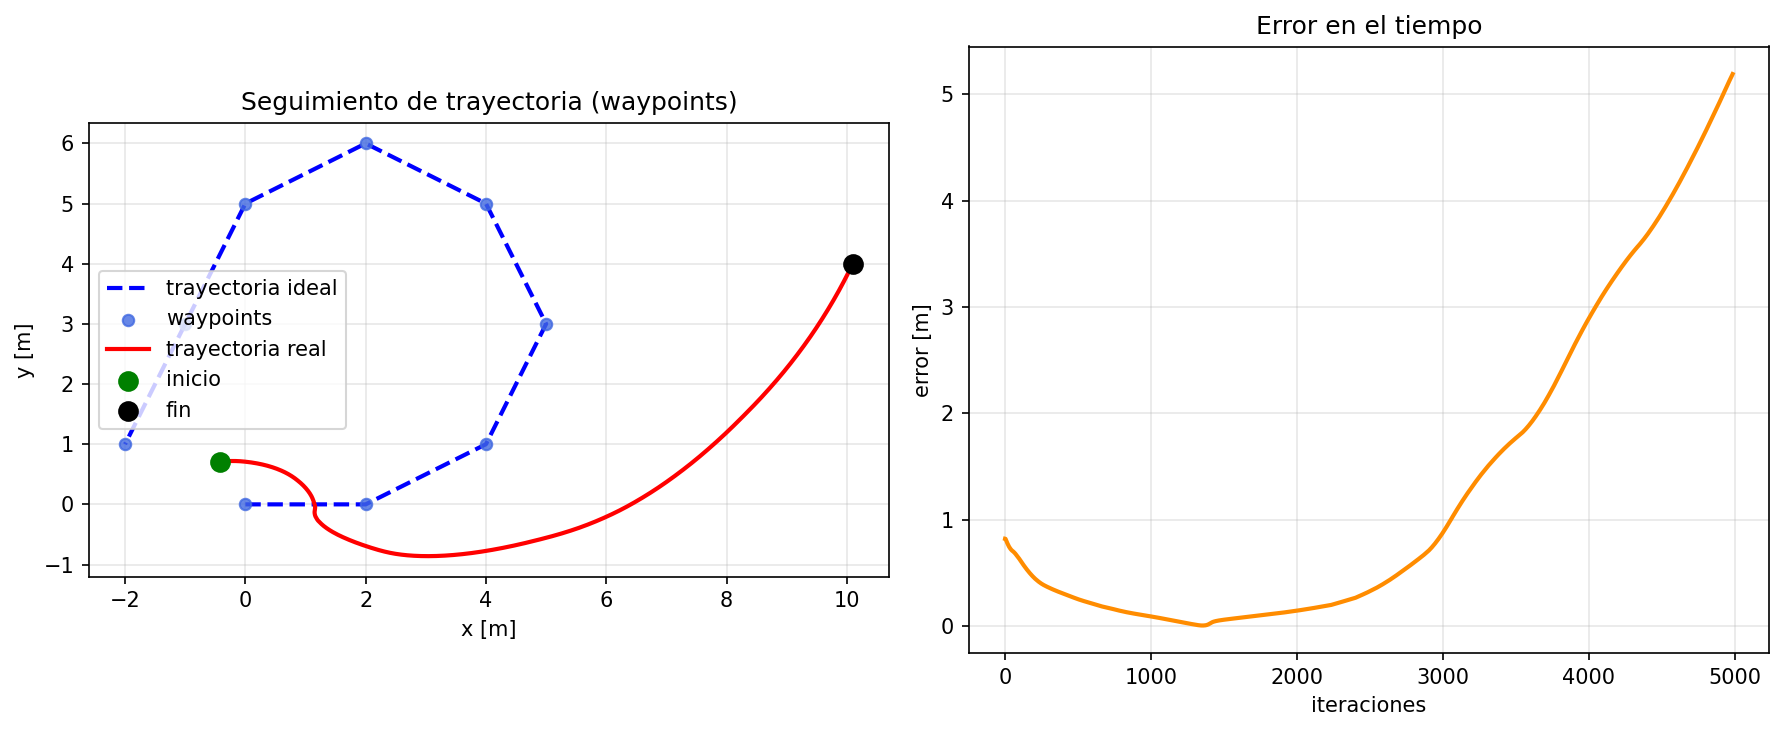

This chart was generated by the following Python code:
#!/usr/bin/env python3
import os
import sys
from pathlib import Path

os.environ.setdefault("MPLCONFIGDIR", "/tmp/matplotlib")

import matplotlib.pyplot as plt
import numpy as np

sys.path.insert(0, "/home/ivan/ros2_ws/src/shrimp_modu")

from shrimp_modu.pure_pursuit_node import build_controller_reference_path


def build_reference_path(trajectory_type="figure8"):
    return build_controller_reference_path(trajectory_type)


def extract_trajectory_type(log_path):
    try:
        with log_path.open("r", encoding="utf-8") as f:
            first_line = f.readline().strip()
    except OSError:
        return "figure8"

    for marker in ("trajectory_type=", "trayectoria="):
        if marker in first_line:
            value = first_line.split(marker, 1)[1].split()[0].strip()
            return value or "figure8"

    return "figure8"


def load_log():
    candidates = [
        Path.cwd() / "log_pp_corregido.txt",
        Path("/home/ivan/ros2_ws/log_pp_corregido.txt"),
        Path.cwd() / "log_pp.txt",
        Path("/home/ivan/ros2_ws/log_pp.txt"),
        Path.cwd() / "log_pp_ackermann.txt",
        Path("/home/ivan/ros2_ws/log_pp_ackermann.txt"),
        Path.cwd() / "log_pp_figure8.txt",
        Path("/home/ivan/ros2_ws/log_pp_figure8.txt"),
        Path.cwd() / "log_pp_circle.txt",
        Path("/home/ivan/ros2_ws/log_pp_circle.txt"),
        Path.cwd() / "log_pp_s_curve.txt",
        Path("/home/ivan/ros2_ws/log_pp_s_curve.txt"),
        Path.cwd() / "log_pp_spline.txt",
        Path("/home/ivan/ros2_ws/log_pp_spline.txt"),
        Path.cwd() / "log_pp_waypoints.txt",
        Path("/home/ivan/ros2_ws/log_pp_waypoints.txt"),
    ]

    existing_candidates = []
    for path in candidates:
        if path.exists() and path.stat().st_size > 0:
            existing_candidates.append(path)

    for path in sorted(existing_candidates, key=lambda p: p.stat().st_mtime, reverse=True):
        try:
            data = np.loadtxt(path)
        except ValueError:
            # Compatibilidad con logs viejos cuyo header no estaba comentado.
            data = np.loadtxt(path, skiprows=1)
        data = np.atleast_2d(data)
        if data.shape[1] >= 3:
            return path, data

    raise FileNotFoundError(
        "No encontre un log valido. Busque en log_pp_corregido.txt, log_pp.txt y log_pp_ackermann.txt"
    )


def main():
    log_path, data = load_log()
    trajectory_type = extract_trajectory_type(log_path)

    x = data[:, 0]
    y = data[:, 1]
    error = data[:, 2]

    waypoints, px, py = build_reference_path(trajectory_type)

    print(f"Usando log: {log_path}")
    print(f"Trayectoria de referencia: {trajectory_type}")
    print(f"Muestras: {len(data)}")
    print(
        f"Error min/mean/max: {error.min():.3f} / {error.mean():.3f} / {error.max():.3f}"
    )
    if np.allclose(x, x[0]) and np.allclose(y, y[0]):
        print(
            "Aviso: la trayectoria real del log esta congelada en un solo punto. "
            "Eso normalmente significa que pure_pursuit no recibio /odom."
        )

    fig, (ax1, ax2) = plt.subplots(1, 2, figsize=(12, 5))

    ax1.plot(px, py, "b--", linewidth=2, label="trayectoria ideal")
    if waypoints is not None:
        ax1.scatter(
            waypoints[:, 0], waypoints[:, 1],
            c="royalblue", s=30, alpha=0.8, zorder=2, label="waypoints"
        )
    ax1.plot(x, y, "r", linewidth=2, zorder=3, label="trayectoria real")
    ax1.scatter([x[0]], [y[0]], c="green", s=80, zorder=4, label="inicio")
    ax1.scatter([x[-1]], [y[-1]], c="black", s=80, zorder=5, label="fin")
    ax1.set_aspect("equal", adjustable="box")
    ax1.set_title(f"Seguimiento de trayectoria ({trajectory_type})")
    ax1.set_xlabel("x [m]")
    ax1.set_ylabel("y [m]")
    ax1.grid(True, alpha=0.3)
    ax1.legend()

    ax2.plot(error, color="darkorange", linewidth=2)
    ax2.set_title("Error en el tiempo")
    ax2.set_xlabel("iteraciones")
    ax2.set_ylabel("error [m]")
    ax2.grid(True, alpha=0.3)

    plt.tight_layout()
    output_path = Path("/home/ivan/ros2_ws/plot_pp.png")
    fig.savefig(output_path, dpi=150, bbox_inches="tight")
    print(f"Grafica guardada en: {output_path}")
    if "agg" in plt.get_backend().lower():
        plt.close(fig)
    else:
        plt.show()


if __name__ == "__main__":
    main()
